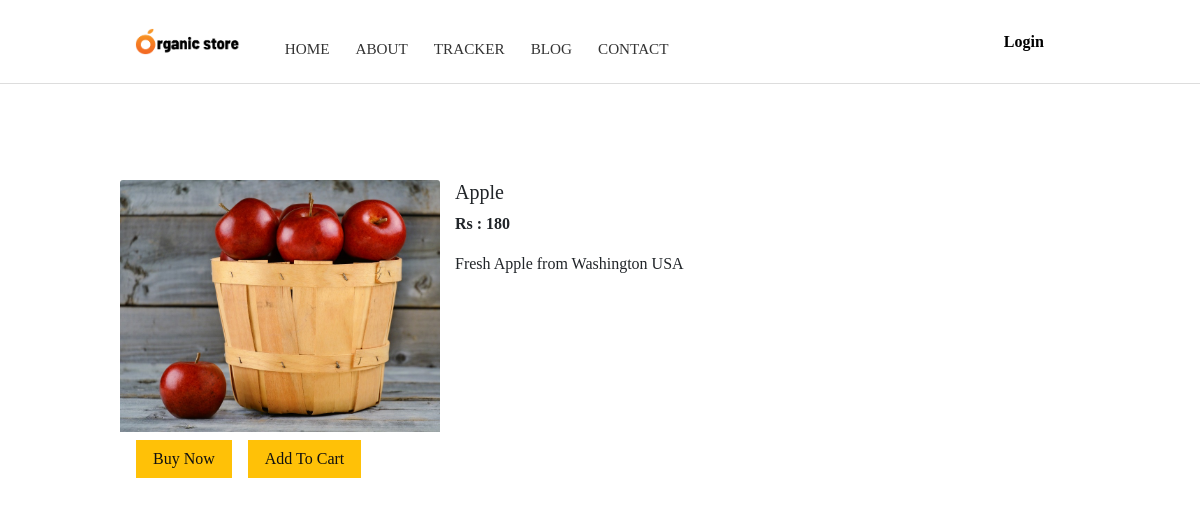
Page /shop/productview/3 on the committed database.
### EShop/models.py (models this page shows, shortened)
class Product(models.Model):
    product_id = models.AutoField
    product_name = models.CharField(max_length=50)
    category_id = models.IntegerField()
    subcategory = models.CharField(max_length=50,default="")
    sales=models.CharField(max_length=50,default="")
    price =  models.IntegerField()
    sprice =  models.IntegerField()
    desc = models.CharField(max_length=300)
    pub_date = models.DateField()
    Unit=models.CharField(max_length=50,default="")
    Qty=models.IntegerField(default=0)
    status=models.BooleanField(default=False)
    image=models.ImageField(upload_to="EShop/images",default="")
    image1=models.ImageField(upload_to="EShop/images",default="")
    image2=models.ImageField(upload_to="EShop/images",default="")

### EShop/views.py (the view)
# urls.py: path('productview/<int:myid>', views.prodView, name="Product"),
def prodView(request,myid):
    product=Product.objects.filter(id=myid)
    return render(request, 'eshop/productview.html',{'product': product[0]})

### EShop/templates/eshop/productview.html (shortened to what this page needs)
{% extends 'eshop/basic.html' %}
{% block body %}
<div class="container mt-5">
    <div class="row mt-5">
        <div class="col-md-4 mt-5">
            <div class="row">
                <img src="/media/{{product.image}}" class="card-img-top imgs" alt="...">
            </div>
            <div class="row mt-2">
                <button class="btn btn-warning mx-3">Buy Now</button>
                <button class="btn btn-warning">Add To Cart</button>
            </div>
        </div>
        <div class="col-md-8 mt-5">
            <h5>{{product.product_name}}</h5>
            <p><b>Rs : {{product.price}}</b></p>
            <p>{{product.desc}}</p>
        </div>
    </div>
</div>
{% endblock %}

### rows in the picture
Product: image (picture), product_name "Apple", price "180", desc "Fresh Apple from Washington USA"
